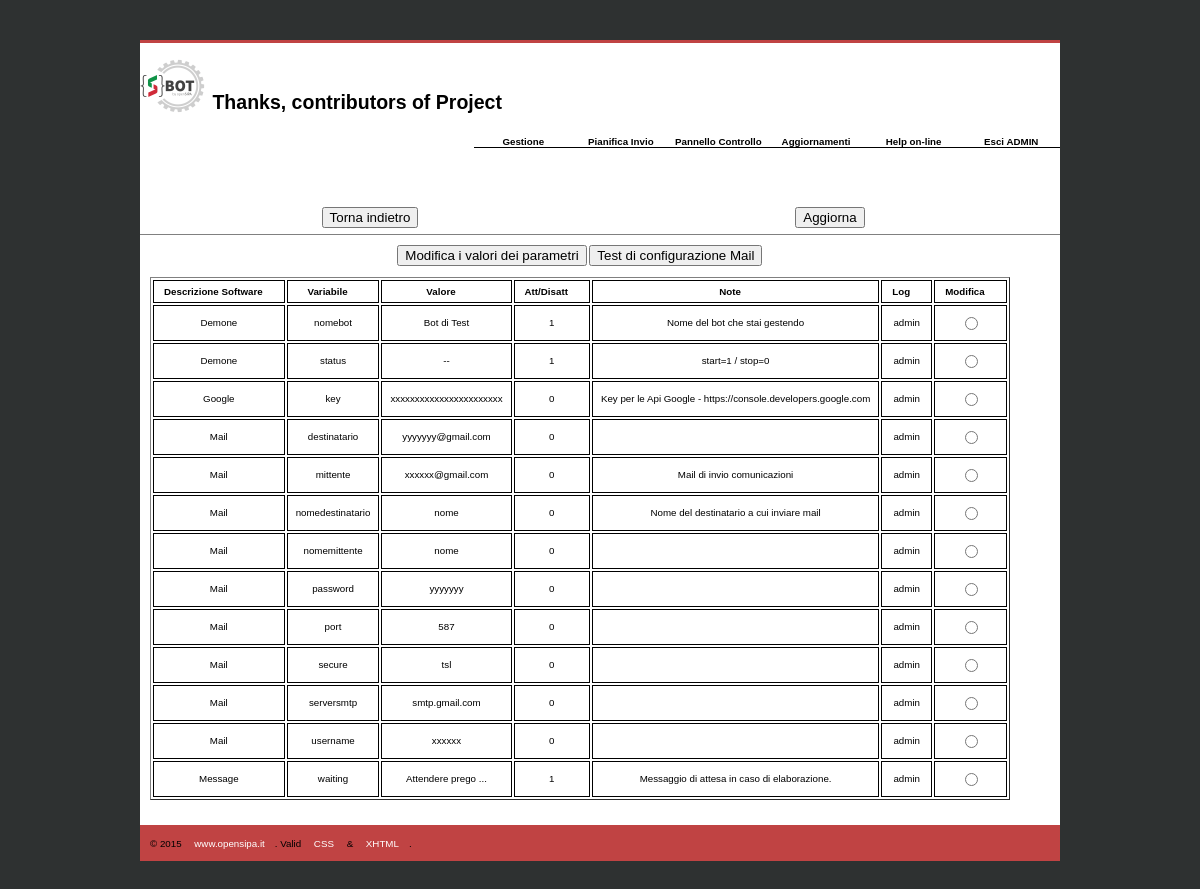
/panel.php (signed in), run on an earlier commit of the app's database.
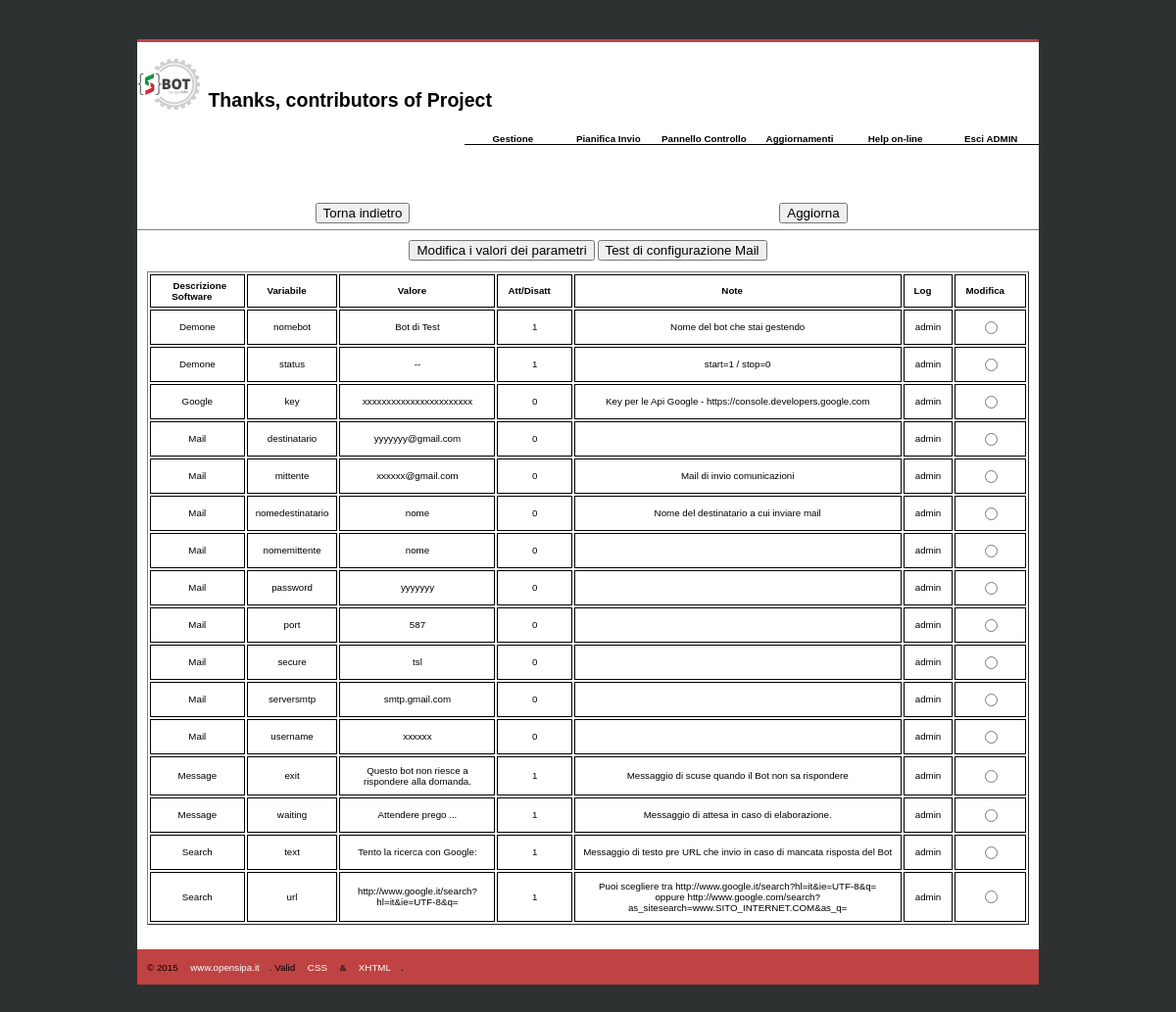
And on a later commit of the database.
### tables this page shows
CREATE TABLE `software_config` (
  `ID` int(11) NOT NULL,
  `SoftDesc` varchar(50) DEFAULT NULL,
  `Code` varchar(20) DEFAULT NULL,
  `Param` varchar(300) DEFAULT NULL,
  `Number` int(2) DEFAULT NULL,
  `Note` varchar(200) DEFAULT NULL,
  `Active` tinyint(1) NOT NULL DEFAULT '1',
  `Log` varchar(50) DEFAULT NULL,
  `DateUpdt` datetime DEFAULT NULL
);

### functions/functionDb.php (called while the page is built, shortened)
<?php
function dbParamExtraction($function)
{
    try {
        $conn=getDbConnection();
        $sql = "SELECT Code, Param, SoftDesc, Active, Log, ID, Note, Number FROM `software_config` WHERE $function ORDER BY SoftDesc, Code";
        $stmt = $conn->prepare($sql);
        $stmt->execute();
        $tableParam=array();
        while ($riga=$stmt->fetch(PDO::FETCH_ASSOC)) {
            $tableParam[]=$riga;
        }
    } catch (Exception $ex) {
        return $ex->getMessage();
    }
    return ($tableParam);
}
function getDbConnection() {
    try {
        $mysqlConn = new PDO('mysql:dbname='.$GLOBALS['mysql_db'].';port='.$GLOBALS['mysql_port'].';host='.$GLOBALS['mysql_host'],$GLOBALS['mysql_user'],$GLOBALS['mysql_pass']);
        $mysqlConn->setAttribute(PDO::ATTR_ERRMODE, PDO::ERRMODE_EXCEPTION);
        $mysqlConn->setAttribute(PDO::ATTR_EMULATE_PREPARES, false);
    } catch (PDOException $e) {
        die('Connessione fallita al DB. Non posso proseguire');
    }
    return $mysqlConn;
}

### panel.php (the view, shortened to what this page needs)
<?php
include ('theme/header.php');
include ('functions/functionDb.php');
?>
<div id="content" class="clearfix">
    <div class="content-row">
        <form method="post" action="panel.php">
        <div align="center">
        <button type='submit' name='Valori' value='Valori' />Modifica i valori dei parametri</button>
        <button type='submit' name='Test' value='Test' />Test di configurazione Mail</button>
        </div>
        <br>
        <table border="1" align="center" id="order">
            <thead>
                <tr>
                <th><span>Descrizione Software</span></th>
                <th><span>Variabile</span></th>
                <th><span>Valore</span></th>
                <th><span>Att/Disatt</span></th>
                <th><span>Note</span></th>
                <th><span>Log</span></th>
                <th><span>Modifica</span></th>
                </tr>
            </thead>
            <tbody>
            <?php $extractParam = dbParamExtraction("SoftDesc is not null");
            foreach ($extractParam as $extract) {
                echo'<tr class="align">'
                .   '<td>'.$extract['SoftDesc'].'</td>'
                .   '<td>'.$extract['Code'].'</td>'
                .   '<td>'.$extract['Param'].'</td>'
                .   '<td>'.$extract['Active'].'</td>'
                .   '<td>'.$extract['Note'].'</td>'
                .   '<td>'.$extract['Log'].'</td>'
                .   '<td><input type="radio" name="ID" value="'.$extract['ID'].'" /></td>'
                .   '</tr>';
            }
            ?>
            </tbody>
        </table>
        </form>
    </div>
</div>
<?php include ('theme/footer.php');?>

### theme/header.php (shortened to what this page needs)
<!DOCTYPE html>
<html>
    <head>
        <link href="theme/css/stile.css" rel="stylesheet" type="text/css">
    </head>
<body>
<div id="container">
    <h1><span><img src="theme/img/logo.png" alt="logo Sbot"> </span>Thanks, contributors of Project</h1>
	<div id="header">
            <ul id="menu">
            <?php
            if (!empty($_SESSION['username'])) {
            echo'<li><a href="#">Gestione</a>'
                . '<ul>'
                . '<li><a href="admin.php">Invia messaggi</a></li>'
                . '<li><a href="message.php">Messaggi di utenti</a></li>'
                . '<li><a href="fullSend.php">Messaggi di massa</a></li>'
                . '<li><a href="user.php">Utenti attivi</a></li>'
                . '</ul></li>';
            echo'<li><a href="#">Pianifica Invio</a>'
                . '<ul>'
                . '<li><a href="crontabInsert.php">Inserisci</a></li>'
                . '</ul></li>';
            echo'<li><a href="#">Pannello Controllo</a>'
                . '<ul>'
                . '<li><a href="coda.php">Coda Telegram</a></li>'
                . '<li><a href="panel.php">Gestione</a></li>'
                . '<li><a href="panelButton.php">Gestione Pulsanti</a></li>'
                . '<li><a href="changePwd.php">Cambio password</a></li>'
                . '<li><a href="addAdmin.php">Gestione Admin</a></li>'
                . '</ul></li>';
            echo'<li><a href="#">Aggiornamenti</a>'
                . '<ul>'
                . '<li><a href="update.php">Controlla</a></li>'
                . '</ul></li>';
            echo'<li><a href="help.php">Help on-line</a></li>';
            echo'<li><a href="logout.php">Esci '.strtoupper ($_SESSION['username']).'</a></li>';
            } else {
            echo'<li><a href="index.php">Home page {S}Bot</a></li>';
            }
            ?>
            </ul>
	</div>
        <?php
        if (!empty($_SESSION['username'])) {
            $back = $_SERVER['HTTP_REFERER'];
            echo'<center><div style="float:left; width:50%">';
            echo'<form action="'.$back.'" method="GET">'
            .   '<input type="submit" value="Torna indietro" name="Submit" id="Submit">'
            .   '</form></div>'
            .   '<div style="float:left; width:50%">'
            .   '<form action="'.$nome = basename($_SERVER['PHP_SELF']).'">'
            .   '<input type="submit" name="submit" value="Aggiorna"></form>';
            echo'</div>'
            .   '</center>'
            .   '<br><br>'
            .   '<hr align=”center” size=”1″ noshade>';
            }
        ?>

### theme/footer.php
	<div id="footer">
		<p>&copy; 2015 <a href="http://www.opensipa.it">www.opensipa.it</a>. Valid <a href="http://jigsaw.w3.org/css-validator/check/referer">CSS</a> &amp; <a href="http://validator.w3.org/check?uri=referer">XHTML</a>.</p>
	</div>
</div>
    </body>
</html>

### theme/css/stile.css (style rules this page uses)
html { font-size: 61%; font-family: helvetica, arial, verdana, sans-serif; min-height: 100%; }
body { background:#2e3131; padding:0; margin:0; }
img { vertical-align:bottom; border:0; }
a:link, a:visited, a:hover, a:active, a:focus { text-decoration: none; cursor:pointer; }
div#footer:after, div.content-row:after, .clearfix:after { content: "."; display: block; height: 0; clear: both; visibility: hidden; }
.clearfix { display: inline-block; }
.clearfix { display: block; }
div#container { width: 920px; margin: 40px auto; background: #fff; border-top:3px solid #c04343; }
div#header { width:900px; height:80px; background:#fff; position:relative; padding-left:20px; }
div#content { width:900px; height:auto; background:#fff; padding:0 10px 20px 10px; }
div.content-row { display:block; background:#fff; padding:5px 0; float:left; }
div#footer { width:900px; height:auto; background:#c04343 url(./img/bg-footer.jpg) top left repeat-x; padding:3px 10px; }
div#footer p a { font-size:1em; color:#fff; padding:3px 10px; border:0; }
#menu { margin: 0; padding: 0; height: 2em; border-width: 0 0 1px 0; border-style: solid; float: right; }
#menu li { margin: 0; padding: 0; float: left; height: 3em; width: 10em; display: inline; list-style-type: none; position: relative; line-height: 3em; }
#menu li a:link, #menu li a:visited { margin: 0; padding: 0; text-decoration: none; color: #000; background: transparent; float: left; width: 10em; text-align: center; font-weight: bold; }
#order thead { cursor: pointer; }
#order thead tr th span { padding-right: 16px; background-repeat: no-repeat; background-position: 90% 90%; }
#order thead tr th { font-weight: bold; padding: 5px 5px; padding-left: 10px; }
#order tbody tr td { text-align: center; padding: 8px 8px; }
#tbcenter table, td, tr, th { margin-left:auto; margin-right:auto; border: 1px solid black; text-align: center; }

What changed in the data, as far as the page shows it:
added software_config: SoftDesc "Message", Code "exit", Param "Questo bot non riesce a rispondere alla domanda.", Active "1", Note "Messaggio di scuse quando il Bot non sa rispondere", Log "admin"
added software_config: SoftDesc "Search", Code "text", Param "Tento la ricerca con Google:", Active "1", Note "Messaggio di testo pre URL che invio in caso di mancata risposta del Bot", Log "admin"
added software_config: SoftDesc "Search", Code "url", Param "http://www.google.it/search?hl=it&ie=UTF-8&q=", Active "1", Note "Puoi scegliere tra http://www.google.it/search?hl=it&ie=UTF-8&q= oppure http://www.google.com/search?as_sitesearch=www.SITO_INTERNET.COM&as_q=", Log "admin"
